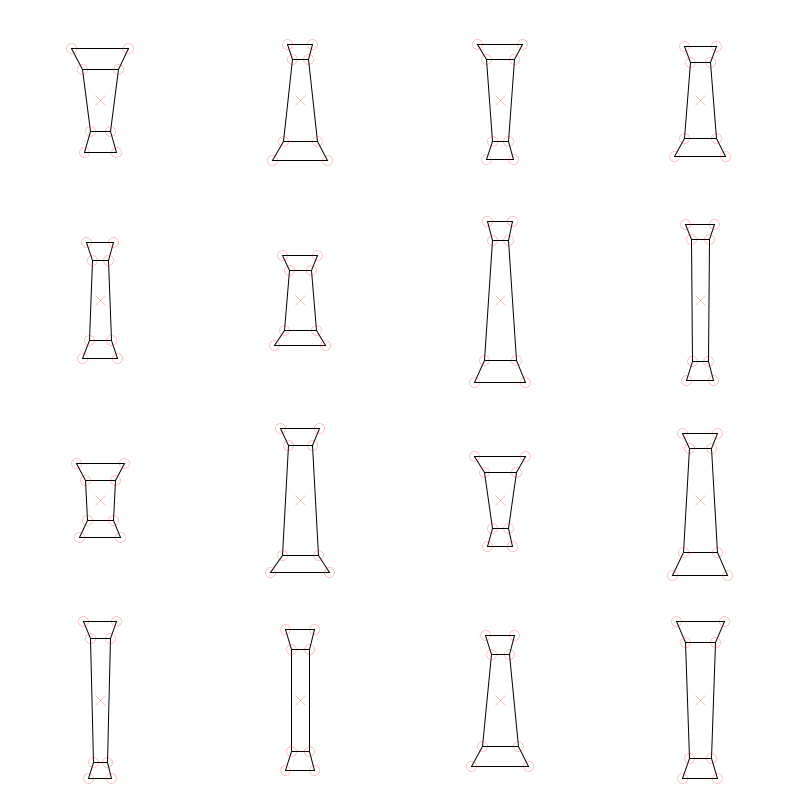
Frame 1 (no input)
Frame 60 (the mouse pressed at the canvas centre just before this capture): identical to frame 1, image omitted
Frame 120 (the mouse held since frame 60 and released just before this capture): identical to frame 1, image omitted

The Processing sketch that drew this single still picture (run headless with seeded random() and noise(); from frame 60 on, the mouse is pressed at the canvas centre):

// Processing sketch: w3_f15_09_functions_parametric_column_2
// ── w3_f15_09_functions_parametric_column_2.pde

// arc497c -- Computational Design Workshop
// Daniel Cardoso Llach

// Week 4 Functions
// Interactive Parametric Column

// default column dimensions

int baseHeight = 10;
int shaftHeight = 120;
int capitalHeight = 10;
int diameterLow = 30;
int diameterHigh = 25;

// change rate

int rate = 5;

void setup(){
  background(255);
  ellipseMode(CENTER);
  size(800, 800);
  smooth(); 
  draw_columns(); 
}

void draw(){
 // nothing here
}

void draw_columns(){
 // draws a grid of 8x8 with a column of random dimensions in each cell 
 background(255);  
 
 for (int i = 0; i < 8; i++){
   for (int j = 0; j < 8; j++){
     if  ((i % 2 != 0) && (j % 2 != 0)){
       // call draw_column function with random values
       draw_column(i*100, j*100, (int)random(15, 25), (int)random(40, 130), (int)random(15, 22), (int)random(15, 40), (int)random(15, 40));
     }
   } 
  }
  
}

void draw_column(int x, int y, int bH, int sH, int cH, int dL, int dH){
  // draws one column with specific dimensions and position
     
  // column proper
  strokeWeight(1);
  stroke(0);
  fill(255);

  //draw capital
  quad(x-(dH/2), y-(sH/2), x+(dH/2), y-(sH/2), x+(dH/2) + (dH*0.3), 1.0*(y - ((sH/2)+cH)), x-((dH/2) + (dH*0.3)), y - ((sH/2)+cH));

  // shaft
  quad(x-(dL/2), y + (sH/2), x +(dL/2), y + (sH/2), x + (dH/2), y - (sH/2), x - (dH/2), y - (sH/2));

  // base  
  quad(x-(dL/2)-(dL*0.3), y + (sH/2) +bH, x+(dL/2)+(dL*0.3), y + (sH/2) + bH, x + (dL/2), y + (sH/2), x - (dL/2), y + (sH/2));
  
  // construction geometry 
  draw_construction_geometry(x, y, bH, sH, cH, dL, dH);

  
}

void draw_construction_geometry(int x, int y, int bH, int sH, int cH, int dL, int dH){
  
  noFill();
  stroke(255, 0, 0, 100);
  strokeWeight(0.5);
  
 // center
  line(x, y, x+5, y+5);
  line(x, y, x-5, y+5);
  line(x, y, x-5, y-5);
  line(x, y, x+5, y-5);
  
  // capital
  ellipse(x-(dH/2), y-(sH/2), 10, 10);
  ellipse(x+(dH/2), y-(sH/2), 10, 10);
  ellipse(x+(dH/2) + (dH*0.3), 1.0*(y - ((sH/2)+cH)), 10, 10);
  ellipse(x-((dH/2) + (dH*0.3)), y - ((sH/2)+cH), 10, 10);
  
  // base
  ellipse(x-(dL/2)-(dL*0.3), y + (sH/2) +bH, 10, 10);
  ellipse(x+(dL/2)+(dL*0.3), y + (sH/2) + bH, 10, 10);
  ellipse(x + (dL/2), y + (sH/2), 10, 10);
  ellipse(x - (dL/2), y + (sH/2), 10, 10);
}

void keyPressed(){
 
 // recalculate columns 
 if (key == ' '){
   draw_columns();  
 }
  
}
